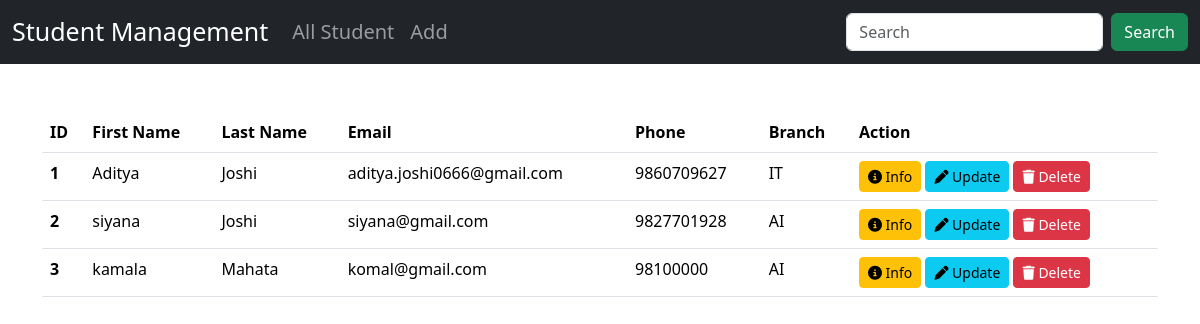
/, run on an earlier commit of the app's database.
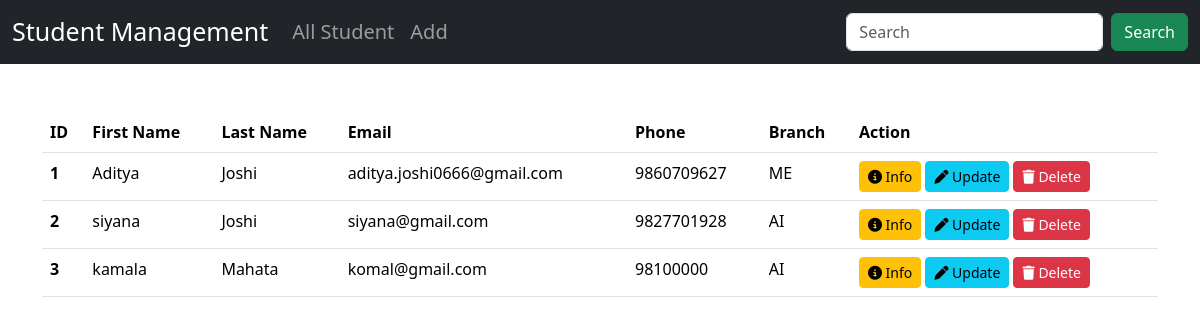
And on a later commit of the database.
### student_manage/models.py (models this page shows, shortened)
class Student(models.Model):
    fname = models.CharField(max_length=30)
    lname = models.CharField(max_length=30)
    email = models.EmailField(max_length=254)
    phone = models.PositiveIntegerField()
    branch = models.CharField(max_length=20, choices=CHOICES)

### student_manage/views.py (the view)
# urls.py: path('', views.list_student, name="home"),
def list_student(request):
    student = Student.objects.all()
    return render(request, 'crud/list_student.html',{"student":student})

### student_manage/templates/crud/list_student.html (shortened to what this page needs)
{% extends 'crud/base.html' %} {% block content %}
<div class="container mt-5">
  <table class="table table-hover">
    <thead>
      <tr>
        <th scope="col">ID</th>
        <th scope="col">First Name</th>
        <th scope="col">Last Name</th>
        <th scope="col">Email</th>
        <th scope="col">Phone</th>
        <th scope="col">Branch</th>
        <th scope="col">Action</th>
      </tr>
    </thead>
    <tbody>
      {% for std in student %}
      <tr>
        <th scope="row">{{std.id}}</th>
        <td>{{std.fname}}</td>
        <td>{{std.lname}}</td>
        <td>{{std.email}}</td>
        <td>{{std.phone}}</td>
        <td>{{std.branch}}</td>
        <td>
          <button
            type="button"
            class="btn btn-warning btn-sm"
            data-bs-toggle="modal"
            data-bs-target="#viewModal{{std.id}}"
          >
            <i class="fa-solid fa-circle-info"></i> Info
          </button>
          <a href=" {% url 'update' std.id %}">
            <button type="button" class="btn btn-info btn-sm">
              <i class="fa-solid fa-pen"></i> Update
            </button></a
          >
          <button
            type="button"
            class="btn btn-danger btn-sm"
            data-bs-toggle="modal"
            data-bs-target="#deleteModal{{std.id}}">
            <i class="fa-solid fa-trash"></i> Delete
          </button>
        </td>
      </tr>
      {% endfor %}
    </tbody>
  </table>
</div>
{% endblock content %}

What changed in the data, as far as the page shows it:
changed Student "Aditya": branch "IT" → "ME"
